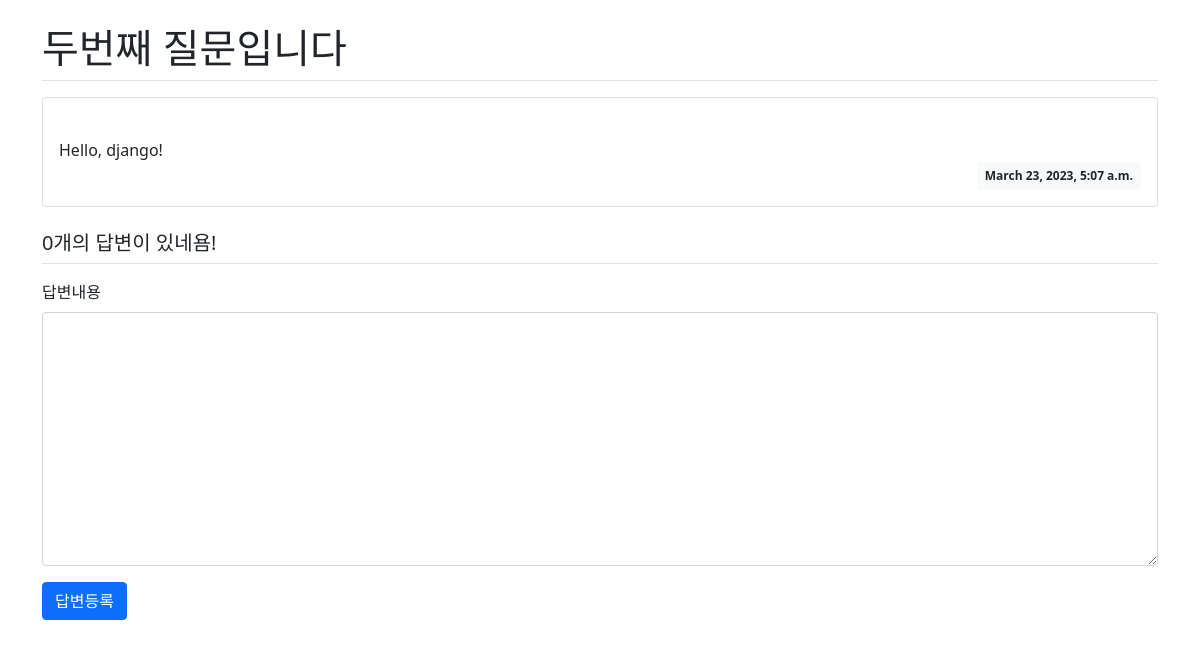
Page /pybo/3/ on the earlier database version.
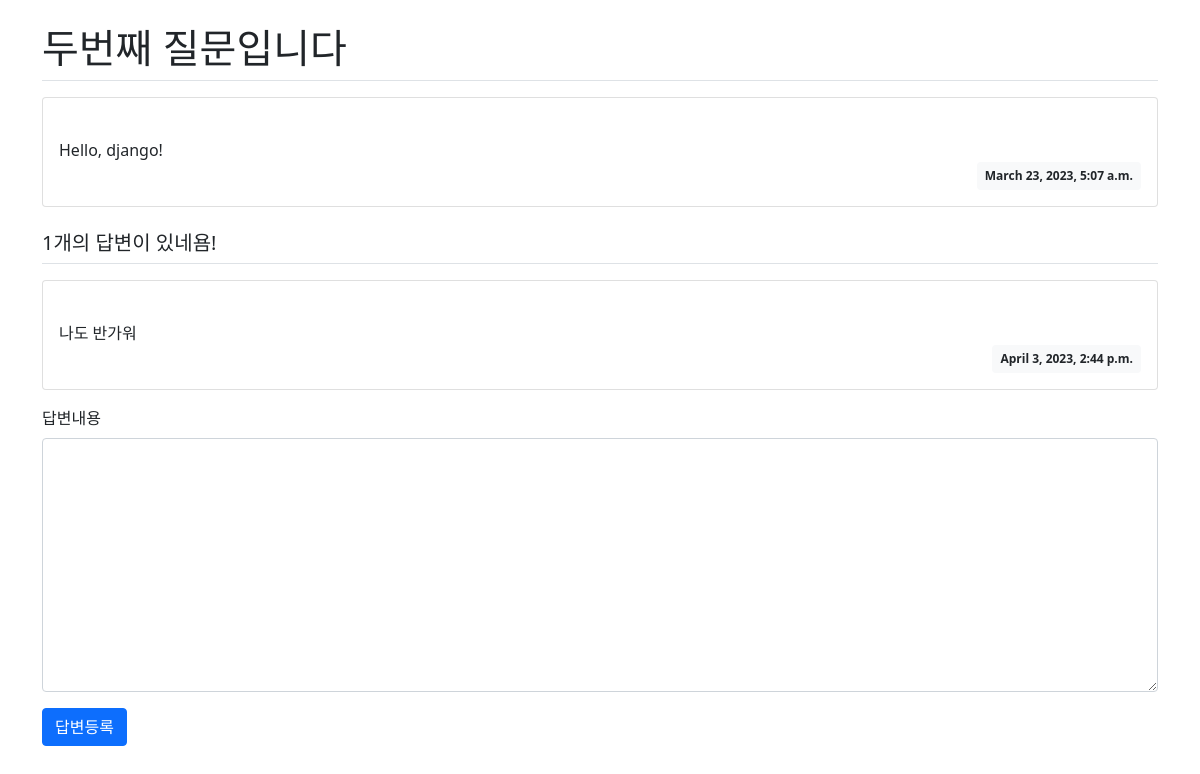
Same page on the later database version.
### pybo/models.py (models this page shows, shortened)
class Question(models.Model):
    subject = models.CharField(max_length = 200)
    content = models.TextField()
    create_date = models.DateTimeField()

class Answer(models.Model):
    question = models.ForeignKey(Question, on_delete = models.CASCADE)
    content = models.TextField()
    create_date = models.DateTimeField()

### pybo/views.py (the view)
# urls.py: path('<int:question_id>/', views.detail, name = "detail"),
def detail(request, question_id):
    question = get_object_or_404(Question, pk = question_id)
    context = { 'question' : question }
    return render(request, "pybo/question_detail.html", context)

### templates/pybo/question_detail.html (shortened to what this page needs)
{% load static %}
<link rel="stylesheet" type="text/css" href="{% static 'bootstrap.min.css' %}">
<div class="container my-3">
    <h1 class="border-bottom py-2">{{ question.subject }}</h1>
    <div class="card my-3">
        <div class="card-body">
            <div class="card-text" style="white-space: pre-line;">
                {{ question.content }}
            </div>
            <div class="d-flex justify-content-end">
                <div class="badge bg-light text-dark p-2">
                    {{ question.create_date }}
                </div>
            </div>
        </div>
    </div>
    <h5 class="border-bottom my-3 py-2">{{question.answer_set.count}}개의 답변이 있네욤!</h5>
    {% for answer in question.answer_set.all %}
    <div class="card my-3">
        <div class="card-body">
            <div class="card-text" style="white-space: pre-line;">
                {{ answer.content }}
            </div>
            <div class="d-flex justify-content-end">
                <div class="badge bg-light text-dark p-2">
                    {{ answer.create_date }}
                </div>
            </div>
        </div>
    </div>
    {% endfor %}
    <form action="{% url 'pybo:answer_create' question.id %}" method="post" class="my-3">
        <div class="mb-3">
            <label for="content" class="form-label">답변내용</label>
            <textarea name="content" id="content" class="form-control" rows="10"></textarea>
        </div>
        <input type="submit" value="답변등록" class="btn btn-primary">
    </form>
</div>

Differences in the rows shown:
computed for Question "두번째 질문입니다": answer_set.count "0" → "1"
added Answer: content "나도 반가워", create_date "April 3, 2023, 2:44 p.m."
